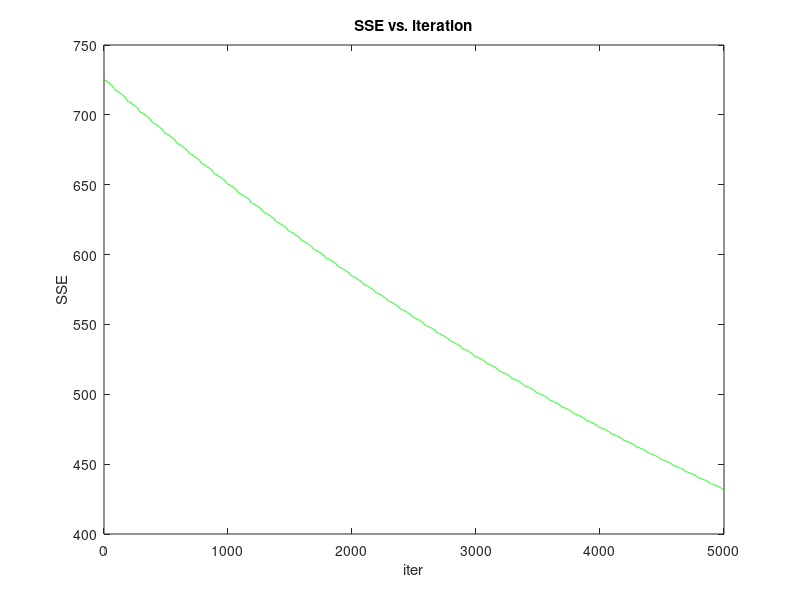
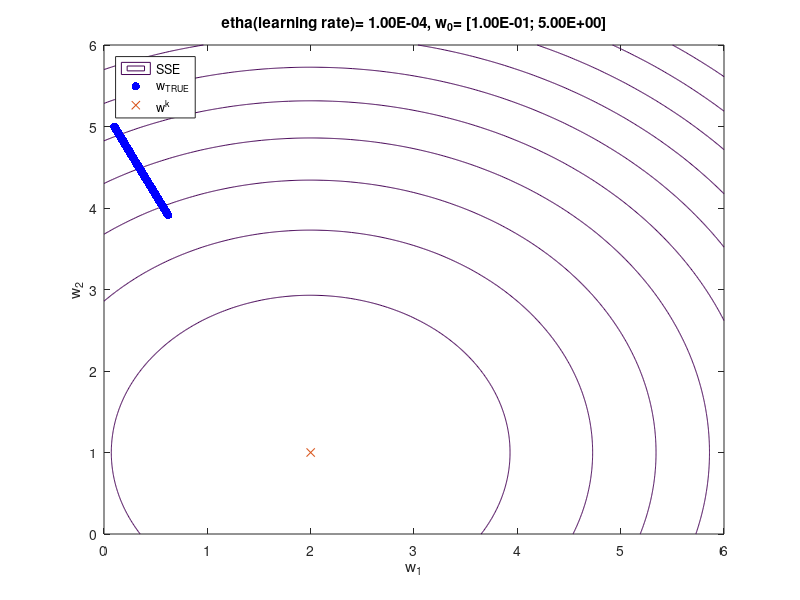
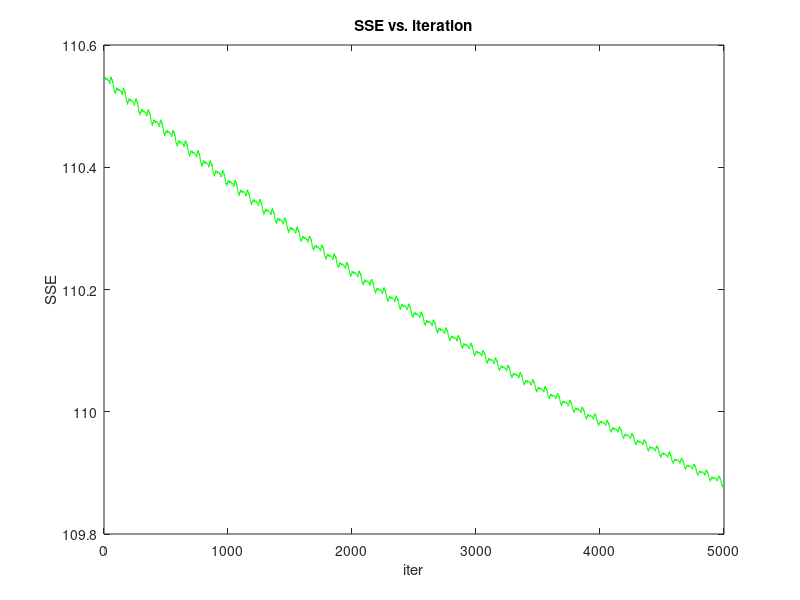
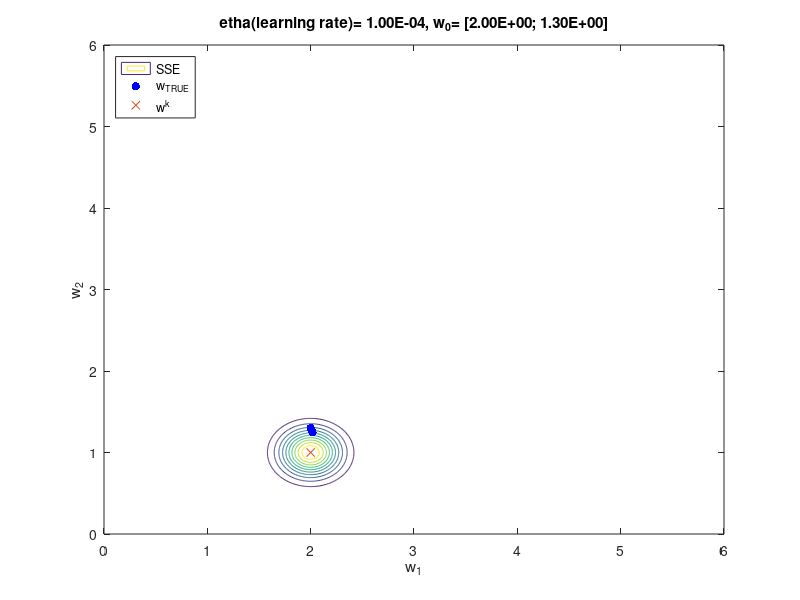

These figures' MATLAB source, in order:
function Task1_c
% MP2 Task 1. (c)
% run this code by simply typing Task1_c in the workspace.

% The dataset X is generated for this project manually. Based on the required
% properties that are given by the problem.
% X is an NxD matrix; where N = 100 and D = 2.

% signle-output linear regression problem
% t = X w + e; where e is Normally distributed according to the following
% parameters:
% The mean = 0 and the variance v > 0.
% t is a column vector of size N; where N = 100.

% To generate the data w_TRUE should be [2 1]' and v = 1. Obviously, N and
% D are 100 and 2 respectively.

% The SSE is the loss function used for this task, which is
% || Xw - t ||^2 = (Xw - t) (Xw - t) = w' X' X w - 2 t X w + t't =
% = w' X' X w - 2 X' t w + t' t = X' X w w - 2 X' t w + t' t = 
% = 2 X' X w - 2 X' t w + t' t = 2 X' (X w - t 
% The gradient of SSE is
% 2 X' X - 2 X' t = 2 X' (X - t)

% The objective is to implement the SGM(Stochastic Gradient Method)


% Author: Maryam Najafi
% Created date : Apr 7, 2016
% Last modified date : Apr 9, 2016

close all
clear all
clc

%% 1. Generate an N-sample, i.i.d. training set

global w_TRUE
global D

N = 100;
D = 2;

% set the seed for random numbers generation
rng(1);

% 1. generate X
left_boundary = -1;
right_boundary = 1;

X = (right_boundary - left_boundary).*rand(N,D) + left_boundary;

% 2. generate the noise e
mu = 0; % the mean of the noise
v = 1; % the variance of the noise

e = v^2.*randn(N,1) + mu;

% 3. compute t's
w_TRUE = [2 1]'; % t = w' * X + e

t = w_TRUE' * X(1, :)' + e(1); % initialization
for i = 2 : N
    t = [t; w_TRUE' * X(i, :)' + e(i)];
end

%% 2. Calculate the gradient of the loss function w.r.t. w for w_TRUE
global batch_gradient

l =  (norm (X * w_TRUE*2 -t))^2; % the SSE
batch_gradient = -2 * X' * ((X * w_TRUE) - t); % the gradient of the loss function (SSE)

%% 2. Gradient Descent Method (GDM)
global upper_limit; % The termination condition based on the problem requirement

upper_limit = 10e-4;

epoch = 50;
iter = 100;

%% 2_1. for the step length etha #1
etha = 0.0001;

% 2_1_1. for the initial weight w_0
w_0 = [0.1 5]';
GD_const_learning_rate (etha, X, t, w_0, epoch, iter);

%  2_1_2. for the initial weight w_0
w_0 = [2 1.3]'; % w_0
GD_const_learning_rate (etha, X, t, w_0, epoch, iter);

%  2_1_3. for the initial weight w_0
w_0 = [4 0.4]'; % w_0
GD_const_learning_rate (etha, X, t, w_0, epoch, iter);


%% 2_2. for the step length etha #2
etha = 0.01;

%  2_2_1. for the initial weight w_0
w_0 = [1 0.5]'; % w_0
GD_const_learning_rate (etha, X, t, w_0, epoch, iter);

% 2_2_2. for the initial weight w_0
w_0 = [2 1.3]'; % w_0
GD_const_learning_rate (etha, X, t, w_0, epoch, iter);

% 2_2_3. for the initial weight w_0
w_0 = [4 0.4]'; % w_0
GD_const_learning_rate (etha, X, t, w_0, epoch, iter);

%% 2_3. for the step length etha #3
etha = 0.5;

%  2_3_1. for the initial weight w_0
w_0 = [1 0.5]'; % w_0
GD_const_learning_rate (etha, X, t, w_0, epoch, iter);

%  2_3_2. for the initial weight w_0
w_0 = [2 1.3]'; % w_0
GD_const_learning_rate (etha, X, t, w_0, epoch, iter);

%  2_3_3. for the initial weight w_0
w_0 = [4 0.4]'; % w_0
GD_const_learning_rate (etha, X, t, w_0, epoch, iter);

end

function [g_of_l, w] = update_w (X, i, t, w, etha)

global l % The loss function which is the same SSE

g_of_l = -2 * X(i, :)' * ((X(i, :) * w) - t(i)); % the gradient of the loss function (SSE)

update = etha * g_of_l; % update
w = w + update;

l = [l (norm (X * w -t))^2];
%l = [l ; tmp (norm (X * w - t))^2]; % the same answer.
end

%%
function GD_const_learning_rate(etha, X, t, w_0, epoch, iter)

global l % The loss function which is the same SSE
global w_TRUE
global D
global batch_gradient

rng (1);

w = w_0;
W = w'; % The first pair (row) in the W represents the assumption for w
l = []; % reset
G_of_l = [];

for j = 1 : epoch
    r = 0;
    for i = 1: iter
        %r = round((size(X,1) -1)  * rand(1) + 1); % pick only one sample randomly
        r = r + 1; % pick one sample ordered-base
        [g_of_l, w] = update_w(X, r, t, w, etha);
        W = [W; w'];
        G_of_l = [G_of_l; g_of_l']; % for the summation, gather the instantenous gradients  
    end
end

% Plot SSE vs. iteration
figure();
x_axis = (1:1:size(l,2)); % based on the iterations
plot (x_axis, l, 'Color' , 'g'); % the SSE curve
xlabel('iter'); ylabel('SSE');
title('SSE vs. iteration');

figure()
% Plot the SSE contours
mu = w_TRUE'; % The bottom of the valley
sigma = cov(l) * eye(D);

step = 0.01; % the contour plot resolution

% axis range
leftboundary = 0;
rightboundary = 6;

m1 = leftboundary:step:rightboundary; m2 = leftboundary:step:rightboundary;
[M1,M2] = meshgrid(m1,m2);

F = mvnpdf([M1(:) M2(:)],mu,sigma);
F = reshape(F,length(m2),length(m1));

contour(m1,m2,F);
xlabel('w_1'); ylabel('w_2');
title(sprintf('etha(learning rate)= %6.2E, w_0= [%6.2E; %6.2E]', etha, w_0(1), w_0(2)));
hold on

% Plot w's
h = scatter(W(:,1), W(:,2),'marker','o');
set (h, 'MarkerFaceColor', [0 0 1]);
set (h, 'MarkerEdgeColor','none');
axis([0 6 0 6]);
hold on

% plot w_TRUE
scatter(w_TRUE(1),w_TRUE(2), 'x');
axis([0 6 0 6]);


% for i = 1: size(W,1)/2 % divided by 2 for a shorter computation time
%     
%     scatter(W(i,1),W(i,2), 'o');
%     axis([0 6 0 6]); % based on the iterations
%     drawnow
% end
legend('SSE','w_{TRUE}', 'w^k', 'location', 'northwest');

end